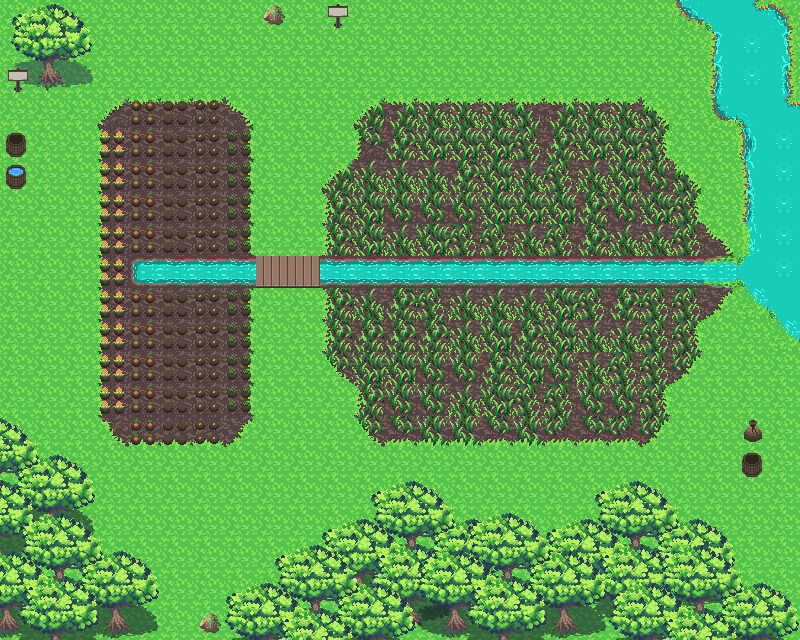

A 2D game scene composited from a Tiled map and its tileset images. What follows is a short description and the map's XML, with each tile layer's data collapsed to a summary:
An orthogonal 25x20 tile map with 32x32 px tiles, 3 tile layers (Ground, Calque 1, Calque 2), 2 tilesets and 29 objects (24x obstacle, 3x gate, npc12, npc24).

<map version="1.2" tiledversion="1.2.5" orientation="orthogonal" renderorder="right-down" width="25" height="20" tilewidth="32" tileheight="32" infinite="0" nextlayerid="20" nextobjectid="153">
 <tileset firstgid="1" source="assetsPack/spring_tileset.tsx" />
 <tileset firstgid="841" source="assetsPack/town_tileset.tsx" />
 <layer id="17" name="Ground" width="25" height="20">
  <data>[500 cells, 500 non-empty, 26 distinct tile ids]</data>
 </layer>
 <layer id="18" name="Calque 1" width="25" height="20">
  <data>[500 cells, 241 non-empty, 55 distinct tile ids]</data>
 </layer>
 <layer id="19" name="Calque 2" width="25" height="20">
  <data>[500 cells, 75 non-empty, 24 distinct tile ids]</data>
 </layer>
 <objectgroup id="4" name="Calque d'objets 1">
  <object id="27" name="m2npc1" type="npc12" x="256" y="256" width="32" height="32">
   <properties>
    <property name="look_to" value="q" />
   </properties>
  </object>
  <object id="28" name="mapD" type="gate" x="160" y="608" width="32" height="32">
   <properties>
    <property name="dx" type="int" value="0" />
    <property name="dy" type="int" value="1" />
   </properties>
  </object>
  <object id="124" name="map3" type="gate" x="288" y="0" width="32" height="32">
   <properties>
    <property name="dx" type="int" value="0" />
    <property name="dy" type="int" value="-1" />
   </properties>
  </object>
  <object id="125" type="obstacle" x="96" y="608" width="32" height="32" />
  <object id="126" type="obstacle" x="96" y="544" width="64" height="64" />
  <object id="127" type="obstacle" x="32" y="448" width="64" height="96" />
  <object id="128" type="obstacle" x="0" y="416" width="32" height="32" />
  <object id="129" type="obstacle" x="192" y="608" width="32" height="32" />
  <object id="130" type="obstacle" x="224" y="576" width="32" height="32" />
  <object id="132" type="obstacle" x="256" y="544" width="64" height="32" />
  <object id="133" type="obstacle" x="320" y="512" width="32" height="32" />
  <object id="134" type="obstacle" x="352" y="480" width="96" height="32" />
  <object id="135" type="obstacle" x="448" y="512" width="128" height="32" />
  <object id="136" type="obstacle" x="576" y="480" width="96" height="32" />
  <object id="137" type="obstacle" x="672" y="512" width="32" height="32" />
  <object id="138" type="obstacle" x="704" y="544" width="32" height="32" />
  <object id="139" type="obstacle" x="736" y="576" width="64" height="32" />
  <object id="141" type="obstacle" x="736" y="416" width="32" height="64" />
  <object id="142" type="obstacle" x="736" y="128" width="32" height="160" />
  <object id="143" type="obstacle" x="704" y="32" width="32" height="96" />
  <object id="144" type="obstacle" x="672" y="0" width="32" height="32" />
  <object id="145" type="obstacle" x="768" y="288" width="32" height="32" />
  <object id="146" type="obstacle" x="320" y="256" width="416" height="32" />
  <object id="147" type="obstacle" x="128" y="256" width="128" height="32" />
  <object id="148" name="m2npc2" type="npc24" x="576" y="224" width="32" height="32">
   <properties>
    <property name="look_to" value="s" />
   </properties>
  </object>
  <object id="149" type="obstacle" x="0" y="128" width="32" height="64" />
  <object id="150" type="obstacle" x="0" y="32" width="64" height="64" />
  <object id="151" type="obstacle" x="64" y="0" width="32" height="64" />
  <object id="152" name="mapB" type="gate" x="0" y="96" width="32" height="32">
   <properties>
    <property name="dx" type="int" value="-1" />
    <property name="dy" type="int" value="0" />
   </properties>
  </object>
 </objectgroup>
</map>
